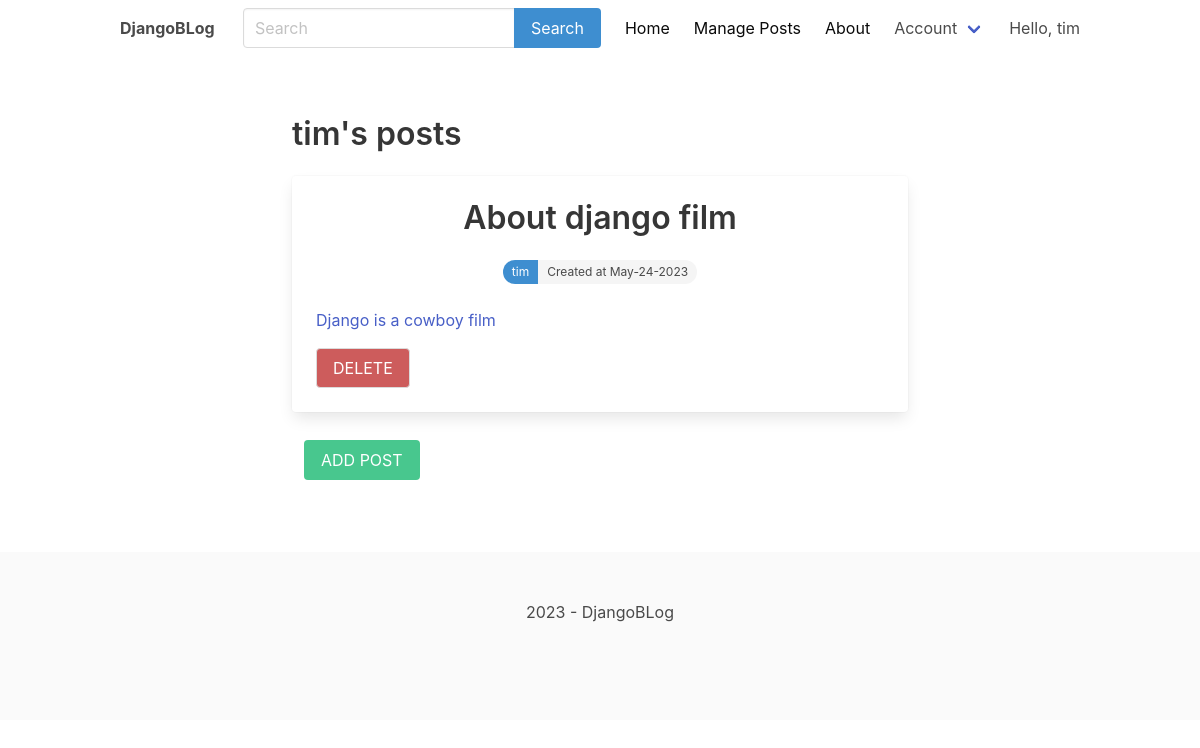
The app's page /manage-post/ (signed in), older data.
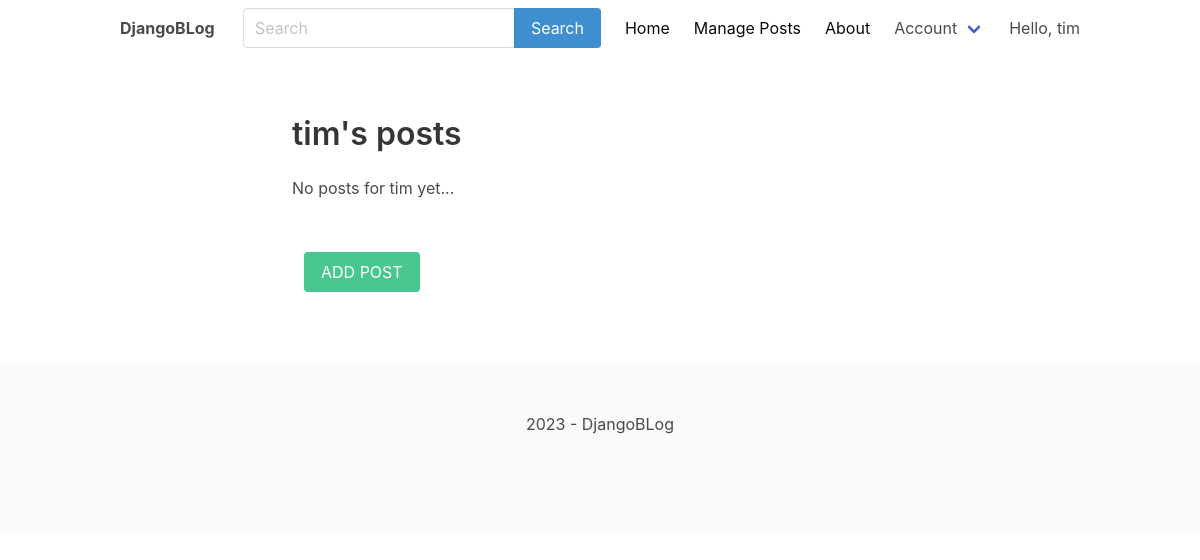
The same page, newer data.
### blog/models.py (models this page shows, shortened)
class Post(models.Model):
    ACTIVE = 'active'
    DRAFT = 'draft'
    CHOICES_STATUS = (
        (ACTIVE, 'Active'),
        (DRAFT, 'Draft'),
    )
    author = models.ForeignKey('auth.User', on_delete=models.CASCADE, related_name='posts', null=True)
    category = models.ForeignKey(Category, on_delete=models.CASCADE, related_name='posts', null=True)
    title = models.CharField(max_length=200)
    intro = models.CharField(max_length=200)
    slug = models.SlugField(max_length=200, unique=True)
    body = models.TextField(max_length=800)
    updated = models.DateTimeField(auto_now=True)
    created = models.DateTimeField(auto_now_add=True)
    status = models.CharField(max_length=10, choices=CHOICES_STATUS, default=DRAFT)
    class Meta:
        ordering = ['-updated', '-created']

### blog/views.py (the view)
# urls.py: path('manage-post/', views.managePost, name='managePost'),
@login_required(login_url='loginPage')
def managePost(request):
    posts = Post.objects.filter(author=request.user)
    return render(request, 'blog/managePost.html', {'posts': posts})

### blog/templates/blog/managePost.html (shortened to what this page needs)
{% extends 'main.html' %}
{% block content %}
    <div class="container">
        <section class="articles">
            <div class="column is-8 is-offset-2">
                <h1 class="title">
                    {{ request.user }}'s posts
                </h1>
                {% for post in posts %}
                    <div class="card article">
                        <div class="card-content">
                            <a href="{% url 'post_detail' post.category.slug  post.slug %}">
                                <div class="media">
                                    <div class="media-content has-text-centered">
                                        <p class="title article-title">{{ post.title }}</p>
                                        <div class="tags has-addons level-item">
                                            <span class="tag is-rounded is-info">{{ post.author }}</span>
                                            <span class="tag is-rounded">Created at {{ post.created|date:'M-d-Y' }}</span>
                                        </div>
                                    </div>
                                </div>
                                <div class="content article-intro">
                                    {{ post.intro }}
                                </div>
                            </a>
                            <a href="{% url 'delete' post.id %}">
                                <input class="button mt-4" type="submit"
                                       style="background-color: indianred; color: white" value="DELETE">
                            </a>
                        </div>
                    </div>
                {% empty %}
                    <div class="content">
                        <p>No posts for {{ request.user }} yet...</p>
                    </div>
                {% endfor %}
                <div class="column">
                    <a href="/manage-post/create-post/">
                        <input class="button is-success mt-4" type="submit" value="ADD POST">
                    </a>
                </div>
            </div>
        </section>
    </div>
{% endblock %}

### templates/main.html (shortened to what this page needs)
<!DOCTYPE html>
<html lang="en">
<head>
    <link rel="stylesheet" href="https://unpkg.com/bulma@0.9.3/css/bulma.min.css"/>
    <link rel="stylesheet" href="https://maxcdn.bootstrapcdn.com/font-awesome/4.7.0/css/font-awesome.min.css">
    <link rel='stylesheet'
          href='https://cdnjs.cloudflare.com/ajax/libs/overlayscrollbars/1.9.1/css/OverlayScrollbars.min.css'>
</head>
<body>
<nav class="navbar">
    <div class="container">
        <div class="navbar-brand">
            <a class="navbar-item" href="/">
                <strong>DjangoBLog</strong>
            </a>
        </div>
        <div id="navbarMenu" class="navbar-menu">
            <div class="navbar-end">
                <div class="navbar-item">
                    <form method="get" action="{% url 'search' %}">
                        <div class="field has-addons">
                            <div class="control">
                                <input class="input" type="text" name="query" placeholder="Search">
                            </div>
                            <div class="control">
                                <button class="button is-info">
                                    Search
                                </button>
                            </div>
                        </div>
                    </form>
                </div>
                <a class="navbar-item is-active" href="/">
                    Home
                </a>
                <a class="navbar-item is-active" href="/manage-post/">
                    Manage Posts
                </a>
                <a class="navbar-item is-active" href="/about/">
                    About
                </a>
                <div class="navbar-item has-dropdown is-hoverable">
                    <a class="navbar-link">
                        Account
                    </a>
                </div>
                <span class="navbar-item">Hello, {{ request.user }}</span>
            </div>
        </div>
    </div>
</nav>
<section class="section">
    <div class="container">
        {% block content %}
        {% endblock %}
    </div>
</section>
<footer class="footer">
    <div class="container">
        <div class="content has-text-centered">
            <p>
                2023 - DjangoBLog
            </p>
        </div>
    </div>
</footer>
</body>
</html>

Row changes from the older to the newer data that the page shows:
removed Post: title "About django film", author "tim", created "May-24-2023", intro "Django is a cowboy film"
Text that changed along with them:
{{ request.user }}: (not shown) → "tim"
text now shown: "No posts for yet..."
